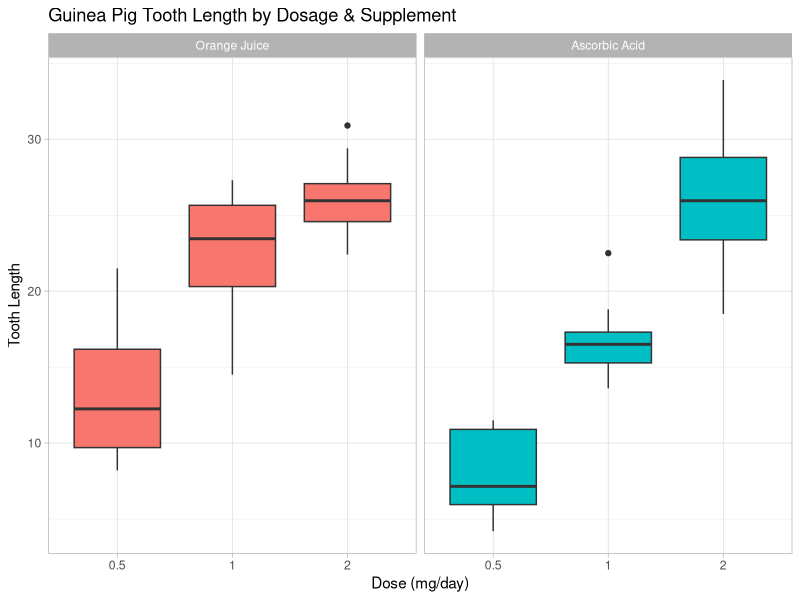

Write the R code that produced this figure.
## ---- chunk 1
library(datasets)
library(ggplot2)

data(ToothGrowth) # load the data

head(ToothGrowth)
summary(ToothGrowth)
?ToothGrowth # look in help section for details about the data
## ---- chunk 2
tg <- ToothGrowth
levels(tg$supp) <- c("Orange Juice", "Ascorbic Acid")

ggplot(tg, aes(x=factor(dose), y=len)) + 
  facet_grid(.~supp) +
  geom_boxplot(aes(fill = supp), show_guide = FALSE) +
  labs(title="Guinea Pig Tooth Length by Dosage & Supplement", 
       x="Dose (mg/day)",
       y="Tooth Length") +
  theme_light()
## ---- chunk 3
df <- data.frame(summary(ToothGrowth))
df <- df[,-1]
df <- na.omit(df)
df
## ---- chunk 4
h1<-t.test(len ~ supp, data = tg)

Confidence.Interval <- h1$conf.int
P.Value <- h1$p.value

data.frame(Confidence.Interval = Confidence.Interval)
data.frame(P.Value = P.Value)
## ---- chunk 5
h2<-t.test(len ~ supp, data = subset(tg, dose %in% c(0.5, 1)))
Confidence.Interval <- h2$conf.int
P.Value <- h2$p.value

data.frame(Confidence.Interval = Confidence.Interval)
data.frame(P.Value = P.Value)

## ---- chunk 6
h3<-t.test(len ~ supp, data = subset(tg, dose %in% c(1, 2)))
Confidence.Interval <- h3$conf.int
P.Value <- h3$p.value

data.frame(Confidence.Interval = Confidence.Interval)
data.frame(P.Value = P.Value)
